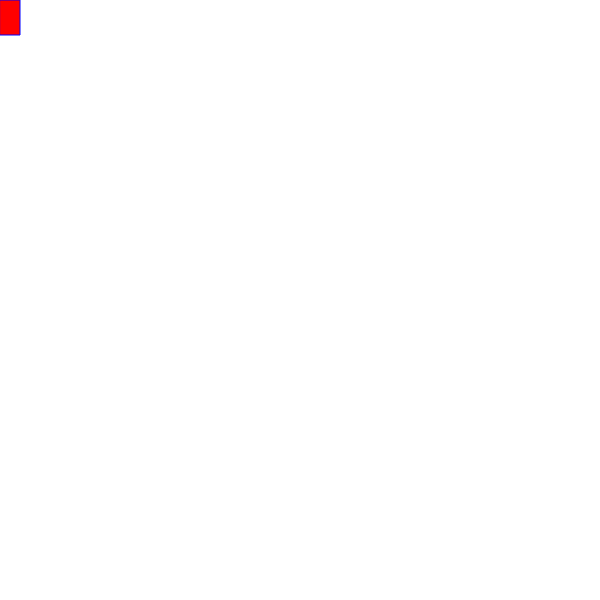
Frame 1 (no input)
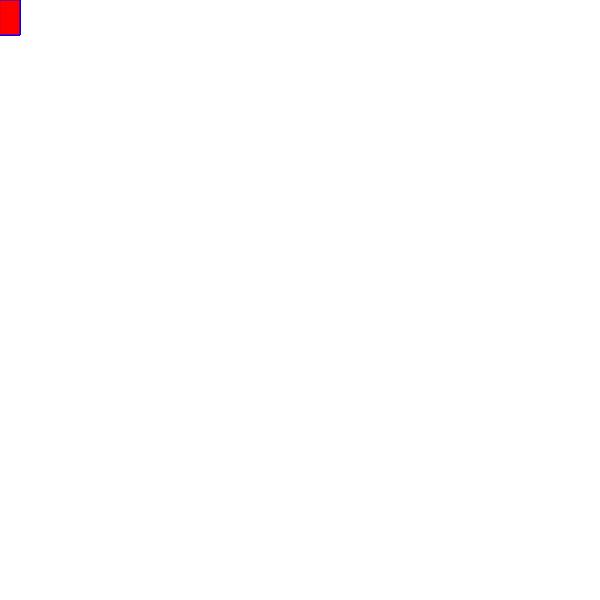
Frame 60 (no input)
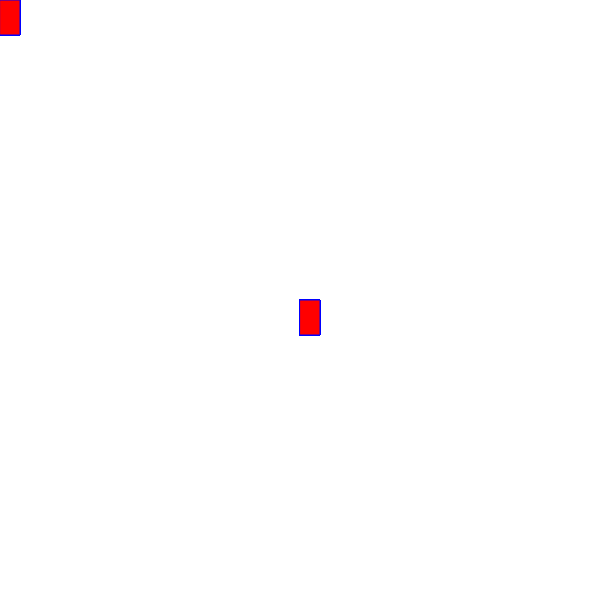
Frame 120 (the mouse pressed at the canvas centre since frame 60)

The p5.js sketch that drew these frames (run headless with seeded random() and noise() and a simulated clock; from frame 60 on, the mouse is pressed at the canvas centre):

// p5.js sketch
// ── sketch.js
function setup() {
  createCanvas(600, 600);
  background("white");
}

function draw() {
  
  stroke(" blue");
  fill(" red");
  
  //console.log(mouseIsPressed);
  
  if(mouseIsPressed);{
   rect(mouseX, mouseY, 20, 35); 
    
  }
  
}
